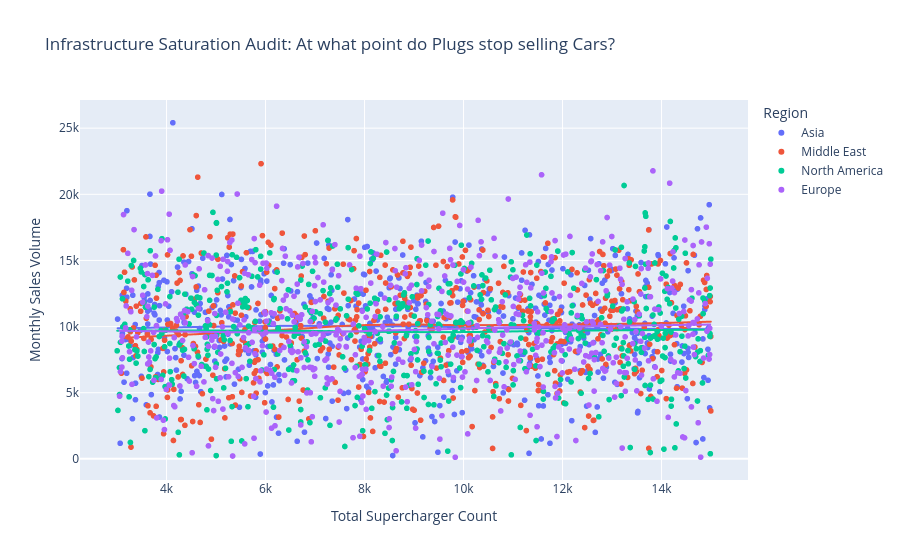

The notebook cell saved with this chart:
### Markdown cell above
The Tesla Decade (2015–2025): From Luxury Moat to Commodity War
Between 2015 and 2025, Tesla underwent a fundamental Seismic Shift in its operational and economic DNA. The data reveals a company that successfully solved its physical logistics crisis only to be met by a new, more ruthless challenge: Market Saturation and Price Inelasticity.

#### 1. The Logistics Triumph: Smoothing the "Wave"
The most visible success in the audit is the "smoothing" of the delivery curve.

- The Era of Chaos (2015–2020): The quarterly data exposed a "Logistics Wave" where Tesla was a startup in a constant state of emergency. The 2018 Asia Collapse and 2020 COVID Shock were the low points of this era, characterized by high production but "lumpy," inefficient deliveries.

- The Era of Stability (2021–2025): By establishing regional Gigafactories (Shanghai, Berlin, Texas), Tesla transformed its logistics from a single global "pipe" into a distributed network. As of 2025, the delivery ratio has converged across major regions, proving that Tesla can now move 2 million units with more stability than it moved 200,000 in 2017.

#### 2. The Price-Volume Paradox: The Death of the Luxury Moat
The Price Elasticity Trajectory unmasked the high cost of this growth.

- Luxury Era (Pre-2022): Tesla operated as a Veblen Good. High prices and high market share co-existed because the product was a "status revolution."

- Commodity Era (2023–2025): The entry of the Model 3 and Y into a hyper-competitive market (the "BYD Effect") destroyed pricing power. The vertical drop in the 2023 data proves that Price Elasticity has flipped: Tesla is now forced to cut prices just to defend a shrinking share. In North America, we see a "Reverse Drift"—prices are higher in 2025 due to inflation/mix, but market share is lower than the 2016 peak.

#### 3. Regional Divergence: The "New Frontiers"
- The Middle East Anomaly: This remains the "Growth Beacon." While Asia and Europe are flattening, the Middle East (UAE/Saudi Arabia) showed a Price-Share climb in 2022-2023, driven by new market entry, high oil prices, and the "Luxury Status" that the West has already lost.

- The 2025 Infrastructure Moat: Infrastructure is no longer a "growth driver" in mature markets like the US (where it's now expected); it has become a Defensive Moat. In Asia, however, the 49% increase in charging stations remains a leading indicator of the next volume spike.

### Code cell
# 1. Find the Leading Indicator: Test 6-month Lag
data_lagged = data_clean.with_columns([
    pl.col("Charging_Stations").shift(6).over("Region").alias("Stations_Lead_6M")
])

# 2. Visualize Saturation
# We use a Log-Log or Semi-Log plot to see the 'Flattening' clearly
fig = px.scatter(
    data_lagged.to_pandas(),
    x="Charging_Stations", 
    y="Estimated_Deliveries",
    color="Region",
    trendline="lowess", # Shows the non-linear 'wobble' and flattening
    title="Infrastructure Saturation Audit: At what point do Plugs stop selling Cars?",
    labels={"Charging_Stations": "Total Supercharger Count", "Estimated_Deliveries": "Monthly Sales Volume"}
)
fig.show()

### Figure 1 — Plotly figure (JSON) as saved in the notebook; plotly's stock layout.template omitted (floating-point values rounded to 4 significant figures; data arrays with more than 128 entries replaced by an {"elided": "..."} marker saying what was removed)
{"data": [{"hovertemplate": "Region=Asia<br>Total Supercharger Count=%{x}<br>Monthly Sales Volume=%{y}<extra></extra>", "legendgroup": "Asia", "marker": {"color": "#636efa", "symbol": "circle"}, "mode": "markers", "name": "Asia", "showlegend": true, "type": "scattergl", "x": {"elided": "555 int values"}, "xaxis": "x", "y": {"elided": "555 int values"}, "yaxis": "y"}, {"hovertemplate": "<b>LOWESS trendline</b><br><br>Region=Asia<br>Total Supercharger Count=%{x}<br>Monthly Sales Volume=%{y} <b>(trend)</b><extra></extra>", "legendgroup": "Asia", "marker": {"color": "#636efa", "symbol": "circle"}, "mode": "lines", "name": "Asia", "showlegend": false, "type": "scattergl", "x": {"elided": "555 int values"}, "xaxis": "x", "y": {"elided": "555 float values"}, "yaxis": "y"}, {"hovertemplate": "Region=Middle East<br>Total Supercharger Count=%{x}<br>Monthly Sales Volume=%{y}<extra></extra>", "legendgroup": "Middle East", "marker": {"color": "#EF553B", "symbol": "circle"}, "mode": "markers", "name": "Middle East", "showlegend": true, "type": "scattergl", "x": {"elided": "554 int values"}, "xaxis": "x", "y": {"elided": "554 int values"}, "yaxis": "y"}, {"hovertemplate": "<b>LOWESS trendline</b><br><br>Region=Middle East<br>Total Supercharger Count=%{x}<br>Monthly Sales Volume=%{y} <b>(trend)</b><extra></extra>", "legendgroup": "Middle East", "marker": {"color": "#EF553B", "symbol": "circle"}, "mode": "lines", "name": "Middle East", "showlegend": false, "type": "scattergl", "x": {"elided": "554 int values"}, "xaxis": "x", "y": {"elided": "554 float values"}, "yaxis": "y"}, {"hovertemplate": "Region=North America<br>Total Supercharger Count=%{x}<br>Monthly Sales Volume=%{y}<extra></extra>", "legendgroup": "North America", "marker": {"color": "#00cc96", "symbol": "circle"}, "mode": "markers", "name": "North America", "showlegend": true, "type": "scattergl", "x": {"elided": "550 int values"}, "xaxis": "x", "y": {"elided": "550 int values"}, "yaxis": "y"}, {"hovertemplate": "<b>LOWESS trendline</b><br><br>Region=North America<br>Total Supercharger Count=%{x}<br>Monthly Sales Volume=%{y} <b>(trend)</b><extra></extra>", "legendgroup": "North America", "marker": {"color": "#00cc96", "symbol": "circle"}, "mode": "lines", "name": "North America", "showlegend": false, "type": "scattergl", "x": {"elided": "550 int values"}, "xaxis": "x", "y": {"elided": "550 float values"}, "yaxis": "y"}, {"hovertemplate": "Region=Europe<br>Total Supercharger Count=%{x}<br>Monthly Sales Volume=%{y}<extra></extra>", "legendgroup": "Europe", "marker": {"color": "#ab63fa", "symbol": "circle"}, "mode": "markers", "name": "Europe", "showlegend": true, "type": "scattergl", "x": {"elided": "556 int values"}, "xaxis": "x", "y": {"elided": "556 int values"}, "yaxis": "y"}, {"hovertemplate": "<b>LOWESS trendline</b><br><br>Region=Europe<br>Total Supercharger Count=%{x}<br>Monthly Sales Volume=%{y} <b>(trend)</b><extra></extra>", "legendgroup": "Europe", "marker": {"color": "#ab63fa", "symbol": "circle"}, "mode": "lines", "name": "Europe", "showlegend": false, "type": "scattergl", "x": {"elided": "556 int values"}, "xaxis": "x", "y": {"elided": "556 float values"}, "yaxis": "y"}], "layout": {"legend": {"title": {"text": "Region"}, "tracegroupgap": 0}, "title": {"text": "Infrastructure Saturation Audit: At what point do Plugs stop selling Cars?"}, "xaxis": {"anchor": "y", "domain": [0, 1], "title": {"text": "Total Supercharger Count"}}, "yaxis": {"anchor": "x", "domain": [0, 1], "title": {"text": "Monthly Sales Volume"}}}}
